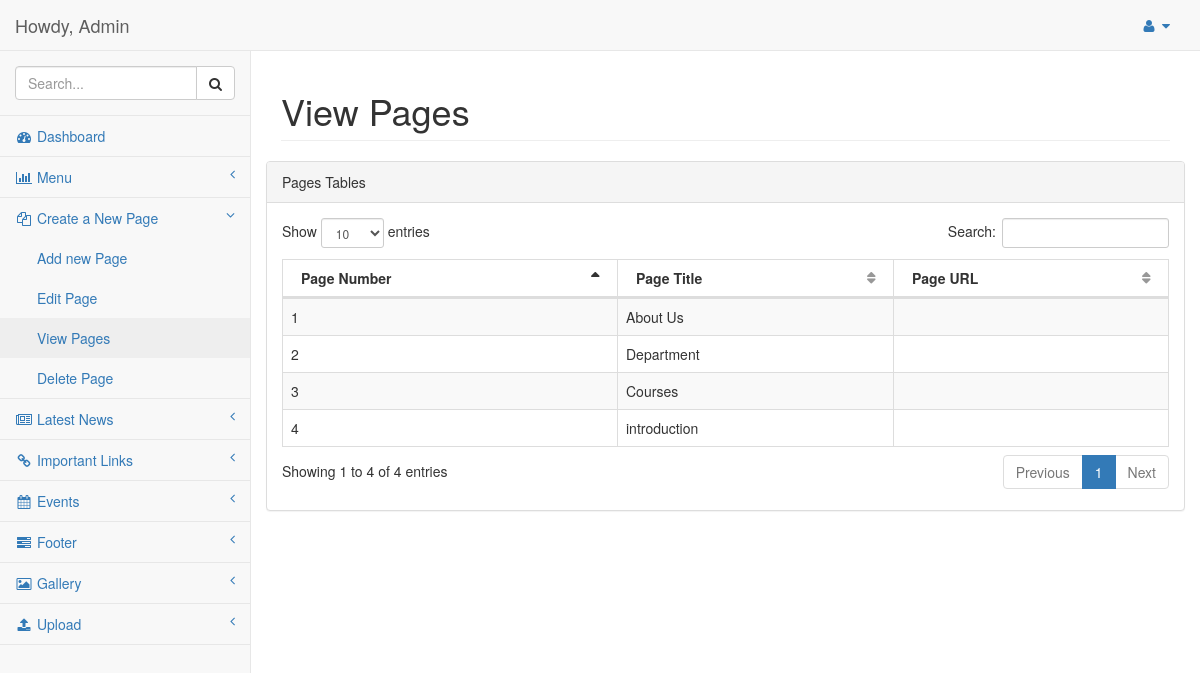
The page /admin/view-page.php (signed in) on the database as committed earlier.
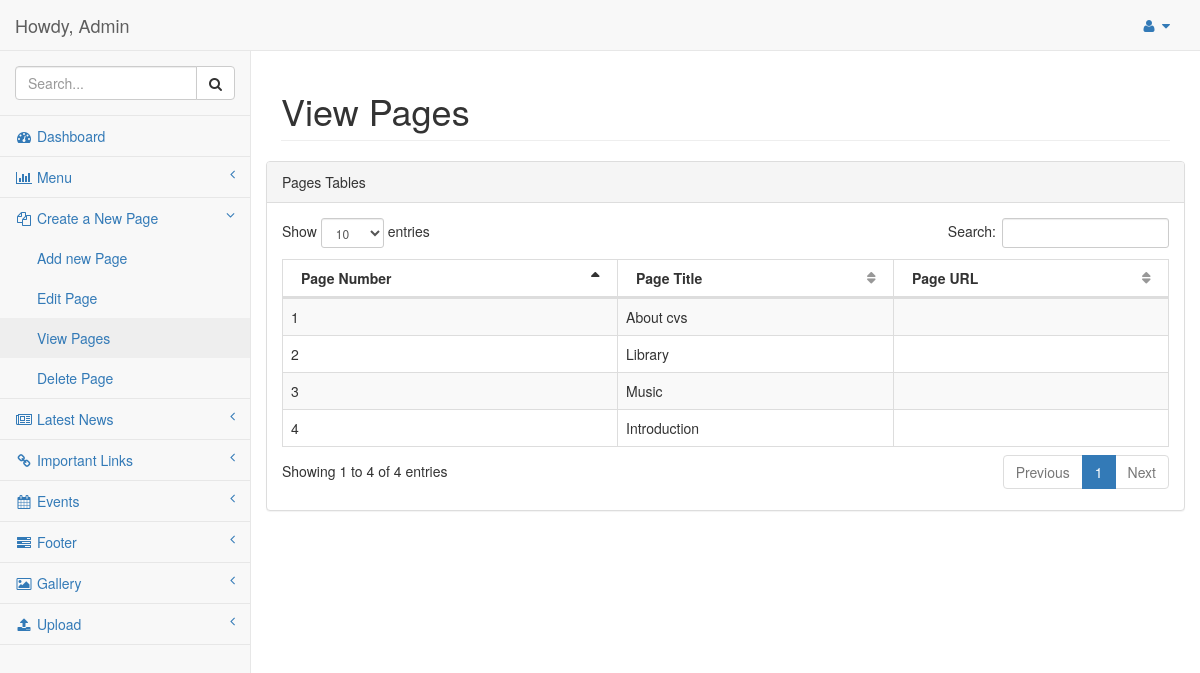
The same page on the database as committed later.
### tables this page shows
CREATE TABLE IF NOT EXISTS `page` (
`id` int(11) unsigned NOT NULL,
  `title` varchar(255) NOT NULL,
  `contents` text NOT NULL,
  `url` varchar(2100) NOT NULL
);

### admin/view-page.php (the view, shortened to what this page needs)
<?php
	require('header.php');
?>
<link href="../css/dataTables.bootstrap.css" rel="stylesheet">
<link href="../css/dataTables.responsive.css" rel="stylesheet">
<div id="page-wrapper">
            <div class="row">
                <div class="col-lg-12">
                    <h1 class="page-header">View Pages</h1>
            </div>
            <div>
            <div class="row">
                <div class="col-lg-12">
                    <div class="panel panel-default">
                        <div class="panel-heading">
                            Pages Tables
                        </div>
                        <div class="panel-body">
                            <div class="dataTable_wrapper">
                                <table class="table table-striped table-bordered table-hover" id="dataTables-example">
                                    <thead>
                                        <tr>
                                        	<th>Page Number</th>
                                            <th>Page Title</th>
                                            <th>Page URL</th>
                                        </tr>
                                    </thead>
                                    <tbody>
                                    	<?php
                                    	$res=$db->query("SELECT * FROM page");
                                        $i=1;
                                        while($row=$res->fetch())
                                        {
                                            ?>
                                            <tr class="odd gradeX">
                                            <td><?php echo $i;?></td>
                                            <td><?php echo $row['title']; ?></td>
                                            <td><?php echo $row['url']; ?></td>
                                            </tr>
                                            <?php $i++;} ?>
                                    </tbody>
                                </table>
                            </div>
                        </div>
                    </div>
                </div>
            </div>
        </div>
    </div>
</body>
</html>

Rows that differ between the two databases and show on the page:
removed page: title "About Us"
removed page: title "Department"
removed page: title "Courses"
removed page: title "introduction"
added page: title "About cvs"
added page: title "Library"
added page: title "Music"
added page: title "Introduction"
